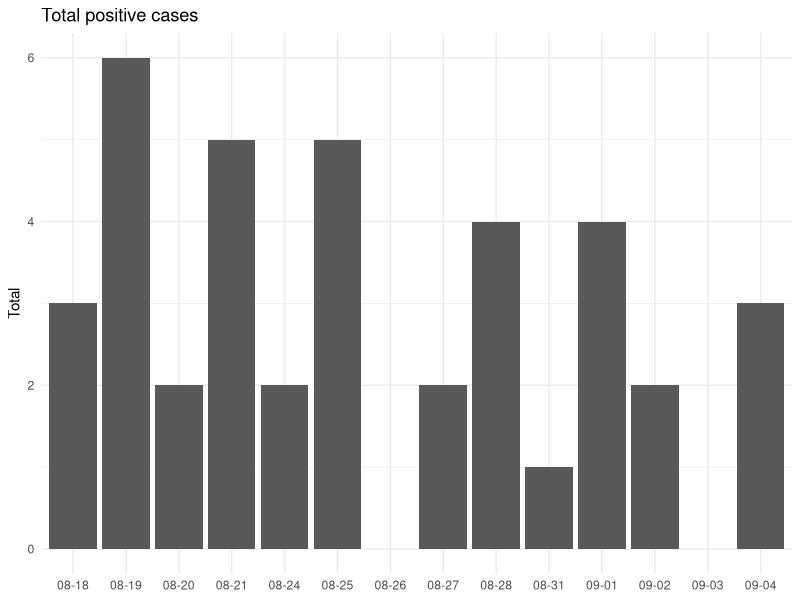
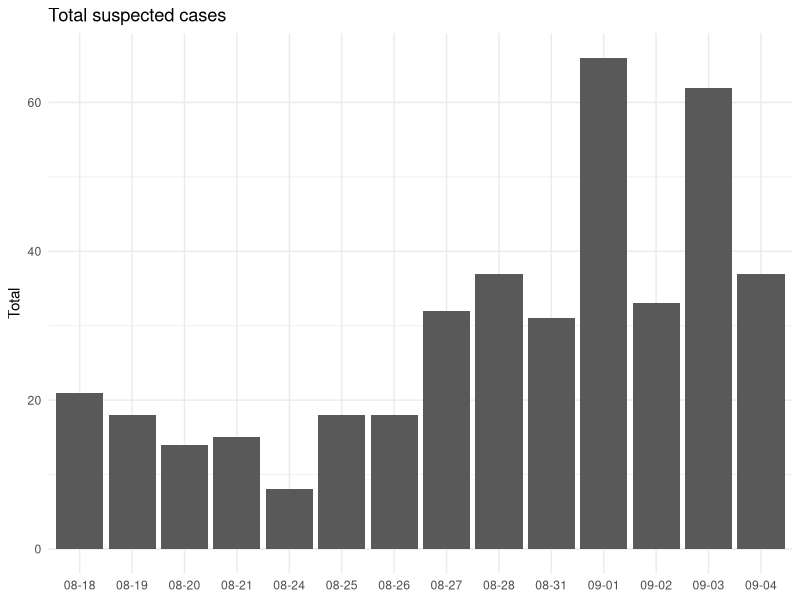
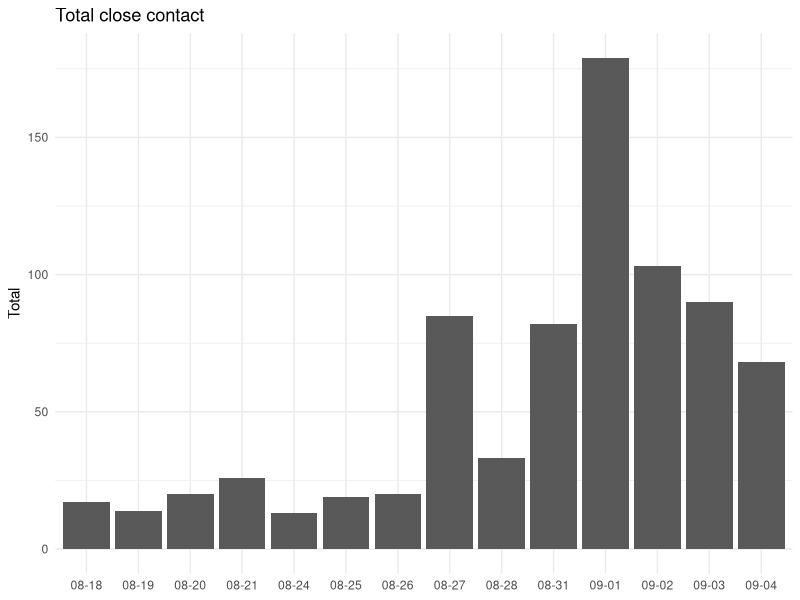
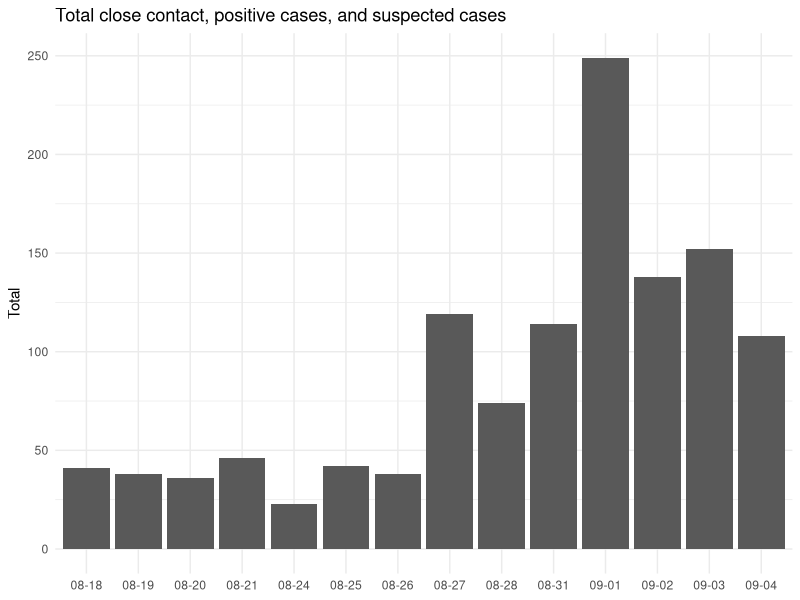

The R script that drew these images, in order:
## ---- chunk 1
knitr::opts_chunk$set(echo = FALSE, warning = FALSE, message = FALSE)
## ---- chunk 2
library(readr)
library(here)
library(dplyr)
library(knitr)
library(magrittr)
library(purrr)
library(ggplot2)
library(kableExtra)
library(stringr)
## ---- chunk 3
all_days_clean <- read_csv(here::here("data/clean/all_days_clean_overall.csv"))
new_cases_by_school <- read_csv(here::here("data/clean/new_cases_by_school.csv"))
## ---- chunk 4
all_days_clean %>% 
  filter(reasons == "Positive Case") %>% 
  mutate(date = gsub("2020-", "", date)) %>% 
  ggplot(aes(Total, date)) + 
  geom_col() + 
  coord_flip() + 
  theme_minimal() + 
  labs(y = NULL, title = "Total positive cases")
## ---- chunk 5
all_days_clean %>% 
  filter(reasons == "Suspected Case") %>% 
  mutate(date = gsub("2020-", "", date)) %>% 
  ggplot(aes(Total, date)) + 
  geom_col() + 
  coord_flip() + 
  theme_minimal() + 
  labs(y = NULL, title = "Total suspected cases")
  
## ---- chunk 6
all_days_clean %>% 
  filter(reasons == "Close Contact") %>% 
  mutate(date = gsub("2020-", "", date)) %>% 
  ggplot(aes(Total, date)) + 
  geom_col() + 
  coord_flip() + 
  theme_minimal() + 
  labs(y = NULL, title = "Total close contact")
## ---- chunk 7
all_days_clean %>% 
  filter(reasons == "Total") %>% 
  mutate(date = gsub("2020-", "", date)) %>% 
  ggplot(aes(Total, date)) + 
  geom_col() + 
  coord_flip() + 
  theme_minimal() + 
  labs(y = NULL, title = "Total close contact, positive cases, and suspected cases")
  
## ---- chunk 8
new_cases_by_school %>% 
  filter(positive_case >= 1) %>% 
  select(school, positive_case, close_contact) %>% 
  kable(col.names = c("School", "Positive Cases", "Close Contacts")) %>% 
  kableExtra::kable_styling(position = "left")
## ---- chunk 9
new_cases_by_school %>% 
  filter(suspected_case >= 1) %>% 
  select(school, suspected_case, close_contact) %>% 
  kable(col.names = c("School", "Suspected Cases", "Close Contacts")) %>% 
  kableExtra::kable_styling(position = "left")
